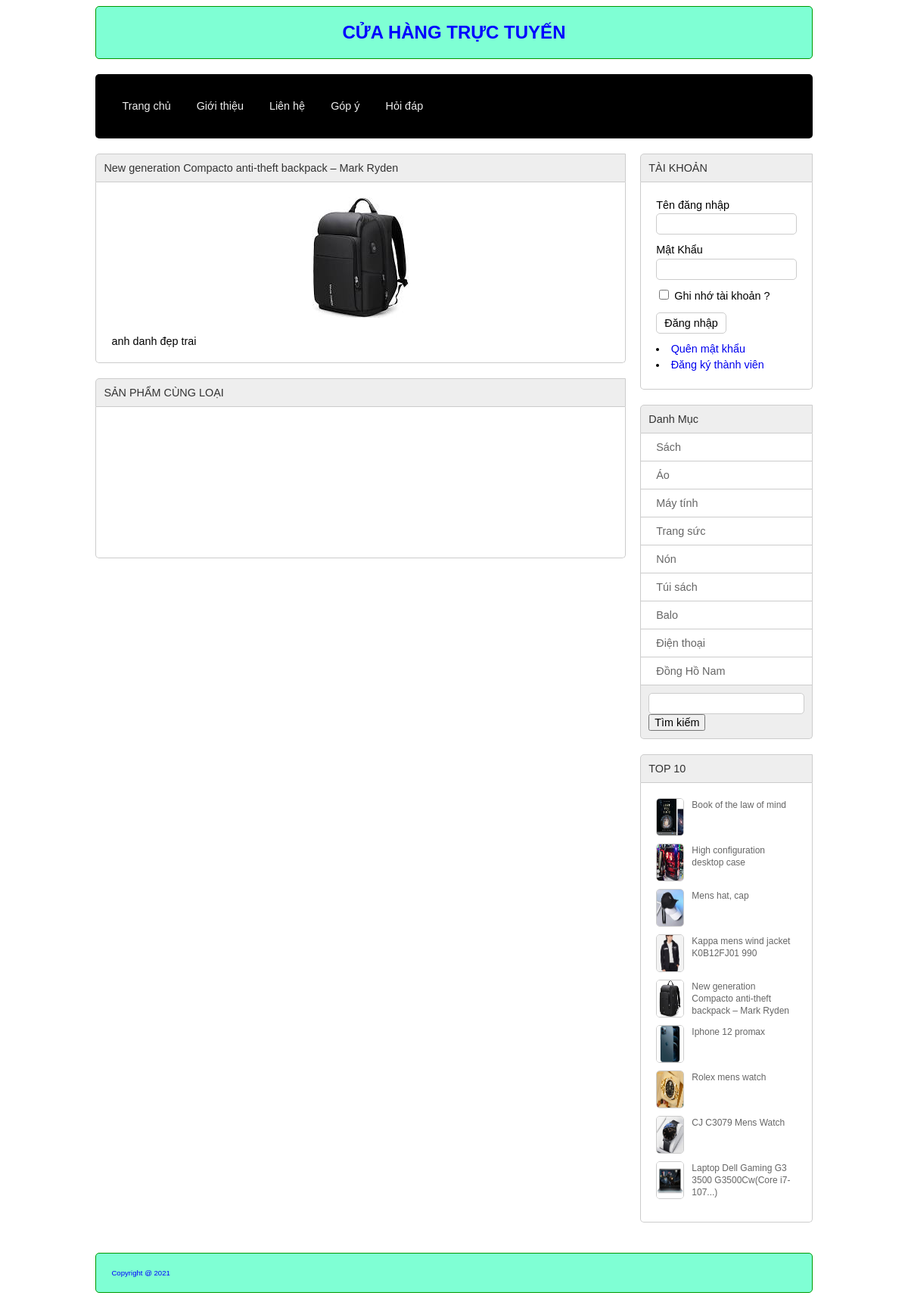
/index.php?act=sanphamct&idsp=17, run on the app's committed database.
### tables this page shows
CREATE TABLE `sanpham` (
  `id` int(11) NOT NULL,
  `name` varchar(255) NOT NULL,
  `price` double(10,2) NOT NULL DEFAULT 0.00,
  `img` varchar(255) DEFAULT NULL,
  `mota` text DEFAULT NULL,
  `luotxem` int(11) NOT NULL DEFAULT 0,
  `iddm` int(11) NOT NULL
);

CREATE TABLE `danhmuc` (
  `id` int(11) NOT NULL,
  `name` varchar(255) NOT NULL
);

### model/pdo.php (called while the page is built, shortened)
<?php
function pdo_get_connection(){
    $dburl = "mysql:host=localhost;dbname=duanmau;charset=utf8";
    $username = 'root';
    $password = '';
    $conn = new PDO($dburl, $username, $password);
    $conn->setAttribute(PDO::ATTR_ERRMODE, PDO::ERRMODE_EXCEPTION);
    return $conn;
}
function pdo_query($sql){
    $sql_args = array_slice(func_get_args(), 1);
    try{
        $conn = pdo_get_connection();
        $stmt = $conn->prepare($sql);
        $stmt->execute($sql_args);
        $rows = $stmt->fetchAll();
        return $rows;
    }
    catch(PDOException $e){
        throw $e;
    }
    finally{
        unset($conn);
    }
}
function pdo_query_one($sql){
    $sql_args = array_slice(func_get_args(), 1);
    try{
        $conn = pdo_get_connection();
        $stmt = $conn->prepare($sql);
        $stmt->execute($sql_args);
        $row = $stmt->fetch(PDO::FETCH_ASSOC);
        return $row;
    }
    catch(PDOException $e){
        throw $e;
    }
    finally{
        unset($conn);
    }
}

### model/sanpham.php (called while the page is built, shortened)
<?php
    function loadall_sanpham_home(){
        $sql="select * from sanpham where 1 order by id desc limit 0,9";
        $listsanpham=pdo_query($sql);
        return $listsanpham;
    }
function loadall_sanpham_top10(){
    $sql="select * from sanpham where 1 order by luotxem desc limit 0,10";
    $listsanpham=pdo_query($sql);
    return $listsanpham;
}
    function loadone_sanpham($id){
        $sql="select * from sanpham where id=".$id;
        $sp= pdo_query_one($sql);
        return $sp;
    }
?>

### global.php (called while the page is built)
<?php
    $img_path="upload/"
?>

### model/danhmuc.php (called while the page is built, shortened)
<?php
    function loadall_danhmuc(){
        $sql="select * from danhmuc order by id desc";
        $listdanhmuc=pdo_query($sql);
        return $listdanhmuc;
    }
?>

### view/boxright.php (the view)
<div class="row mb">
                    <div class="boxtitle"> TÀI KHOẢN</div>
                    <div class="boxcontent formtaikhoan">
                        <?php
                            if(isset($_SESSION['user'])){
                                extract($_SESSION['user']);
                        ?>
                            <div class="row mb10">
                                Xin chào<br>
                                <?=$user?>
                            </div>
                            <div class="row mb10">
                                 <li>
                                     <a href="index.php?act=quenmk"> Quên mật khẩu</a>
                                </li>
                                <li>
                                    <a href="index.php?act=edit_taikhoan">Cập nhật tài khoản</a>
                                </li>
                                <?php if($role==1){?>
                                <li>
                                    <a href="admin/index.php">Đăng nhập Admin</a>
                                </li>
                                <?php }?>
                                <li>
                                    <a href="index.php?act=thoat">Thoát</a>
                                </li>
                            </div>
                          <?php  }else{
                        ?>
                        <form action="index.php?act=dangnhap" method="post">
                            <div class="row mb10">
                                Tên đăng nhập <br>
                                <input type="text" name="user" >
                            </div>
                            <div class="row mb10">
                                Mật Khẩu <br>
                                <input type="password" name="pass" >
                            </div>
                            <div class="row mb10">
                                <input type="checkbox" name="" > Ghi nhớ tài khoản ?
                            </div>
                            <div class="row mb10">
                                <input type="submit" value="Đăng nhập" name="dangnhap">
                            </div>
                        </form>
                        <li> <a href="#"> Quên mật khẩu</a>
                        </li>
                        <li> <a href="index.php?act=dangky"> Đăng ký thành viên</a>
                        </li>
                        <?php }?>
                    </div>
                </div>
                <div class="row mb">
                    <div class="boxtitle"> Danh Mục</div>
                    <div class="boxcontent2 menudoc">
                      <ul>
                          <?php
                            foreach ($dsdm as $dm) {
                                extract($dm);
                                $linkdm="index.php?act=sanpham&iddm=".$id;
                                echo '<li>
                                            <a href="'.$linkdm.'"> '.$name.'</a>
                                    </li>';
                            }
                          ?>
                        </ul>
                    </div>
                    <div class="boxfooter searbox">
                        <form action="index.php?act=sanpham" method="post">
                            <input type="text" name="kyw" >
                            <input type="submit" name="timkiem" value="Tìm kiếm">
                        </form>
                    </div>
                </div>
                <div class="row mb ">
                    <div class="boxtitle"> TOP 10</div>
                    <div class=" row boxcontent">
                            <?php
                                foreach ($dstop10 as $sp) {
                                extract($sp);
                                $linksp="index.php?act=sanphamct&idsp=".$id;
                                $img=$img_path.$img;
                                echo'<div class="row mb10 top10">
                                            <a href="'.$linksp.'"><img src="'.$img.'" alt=""></a>
                                            <a href="'.$linksp.'"> '.$name.' </a>
                                        </div>';
                                }
                            ?>
                    </div>
                </div>

### view/sanphamct.php (shortened to what this page needs)
<div class="row mb ">
            <div class="boxtrai mr">
            <div class="row mb">
                <?php
                    extract($onesp);
                ?>
                <div class="boxtitle"><?=$name?></div>
                <div class=" row boxcontent">
                    <?php
                        $img=$img_path.$img;
                        echo '<div class="row mb spct"><img src="'.$img.'"></div>';
                        echo $mota;
                    ?>
                </div>
            </div>
            <div class="row mb ">
                <div class="boxtitle">SẢN PHẨM CÙNG LOẠI</div>
                <div class=" row boxcontent">
                </div>
</div>
            </div>
            <div class="boxphai ">
            <?php
                    include "boxright.php";
                ?>
            </div>
</div>

### view/css/slyte.css (style rules this page uses)
* { box-sizing: border-box; font-family: sans-serif; font-size: 1.2vw; }
.di { background-color: white; }
.row { float: left; width: 100%; }
.mb { margin-bottom: 20px; }
.mb10 { margin-bottom: 10px; }
.mr { margin-right: 2%; }
.boxtrai { float: left; width: 74%; }
.boxphai { float: left; width: 24%; }
.boxtitle { color: #333; padding: 10px; background-color: #eee; border-top-left-radius: 5px; border-top-left-radius: 5px; border: 1px #ccc solid; }
.boxcontent { border-left: 1px #ccc solid; border-right: 1px #ccc solid; border-bottom: 1px #ccc solid; border-bottom-left-radius: 5px; border-bottom-right-radius: 5px; min-height: 200px; padding: 20px; }
.boxcontent2 { background-color: #eee; border-left: 1px #ccc solid; border-right: 1px #ccc solid; }
.boxfooter { padding: 10px; background-color: #eee; border-bottom-left-radius: 5px; border-bottom-right-radius: 5px; border-left: 1px #ccc solid; border-right: 1px #ccc solid; border-bottom: 1px #ccc solid; }
.formtaikhoan { line-height: 150%; }
.formtaikhoan input[type="email"], .formtaikhoan input[type="text"], .formtaikhoan input[type="password"], .fromcontent input[type="text"] { width: 100%; border: 1px #ccc solid; padding: 5px 10px; border-radius: 5px; }
.formtaikhoan input[type="checkbox"] { border-radius: 5px; }
.formtaikhoan input[type="submit"], .fromcontent input[type="submit"], .fromcontent input[type="reset"], .formtaikhoan input[type="reset"], .fromcontent input[type="button"] { border-radius: 5px; padding: 5px 10px; background-color: white; border: 1px #ccc solid; }
.formtaikhoan li a { text-decoration: none; }
.menudoc ul { margin: 0px; padding: 0px; list-style-type: none; }
.menudoc ul li { padding: 10px 20px; background-color: white; border-bottom: 1px #ccc solid; }
.menudoc ul li a { color: #666; text-decoration: none; }
.searbox input[type="text"] { width: 100%; padding: 5px 10px; background-color: #fff; border: 1px #ccc solid; border-radius: 5px; }
.top10 img { width: 20%; height: 50px; float: left; margin-right: 10px; border-radius: 5px; border: 1px #ccc solid; }
.top10 a { color: #666; text-decoration: none; font-size: 1vw; transition: 0.5s; }
.spct { text-align: center; }

### data on the page
sanpham: name "New generation Compacto anti-theft backpack – Mark Ryden", mota "anh danh đẹp trai", shows a picture
danhmuc: name "Sách"
danhmuc: name "Áo"
danhmuc: name "Máy tính"
danhmuc: name "Trang sức"
danhmuc: name "Nón"
danhmuc: name "Túi sách"
danhmuc: name "Balo"
danhmuc: name "Điện thoại"
danhmuc: name "Đồng Hồ Nam"
sanpham: shows a picture, name "Book of the law of mind"
sanpham: shows a picture, name "High configuration desktop case"
sanpham: shows a picture, name "Mens hat, cap"
sanpham: shows a picture, name "Kappa mens wind jacket K0B12FJ01 990"
sanpham: shows a picture, name "Iphone 12 promax"
sanpham: shows a picture, name "Rolex mens watch"
sanpham: shows a picture, name "CJ C3079 Mens Watch"
sanpham: shows a picture, name "Laptop Dell Gaming G3 3500 G3500Cw(Core i7-107...)"
